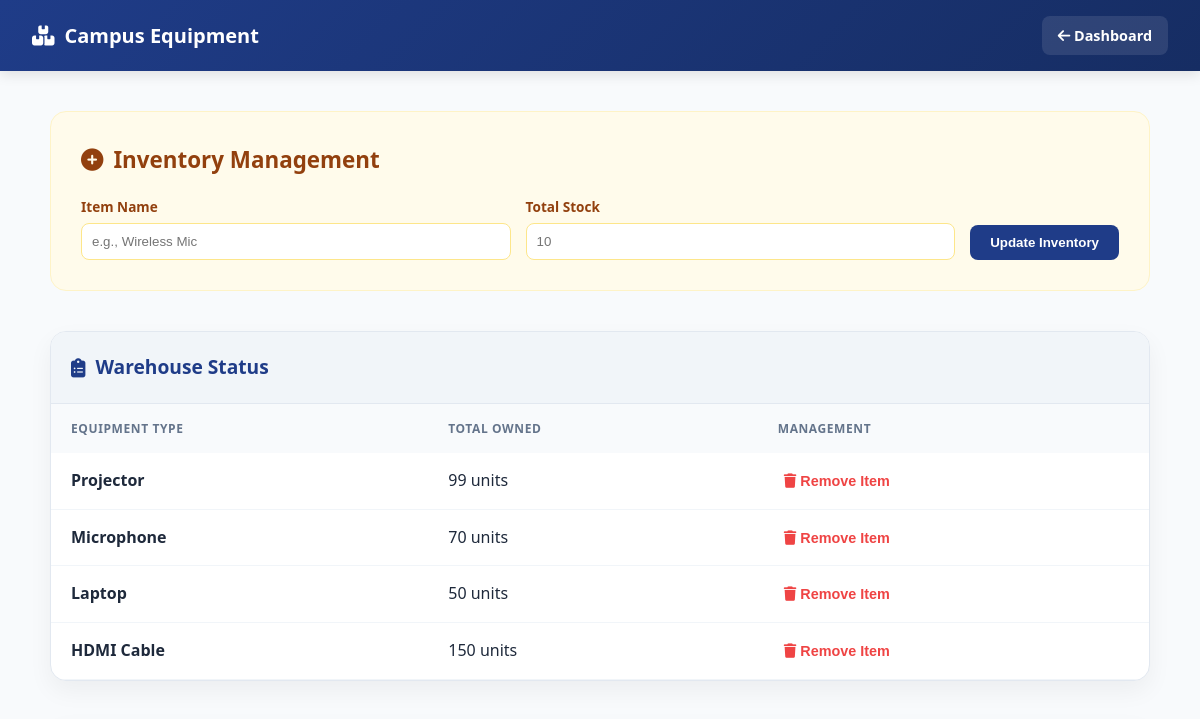
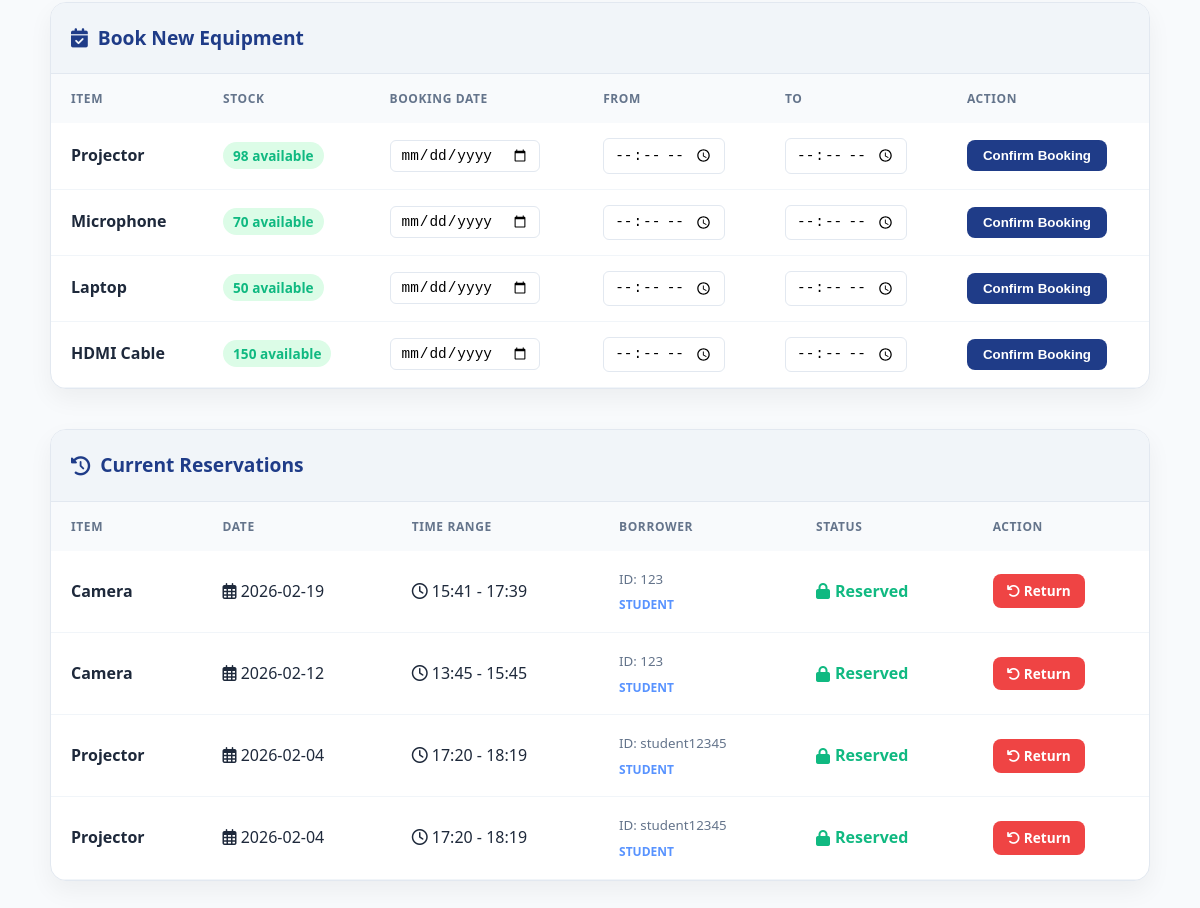
/equipment (signed in), run on an earlier commit of the app's database (2 pictures, top to bottom).
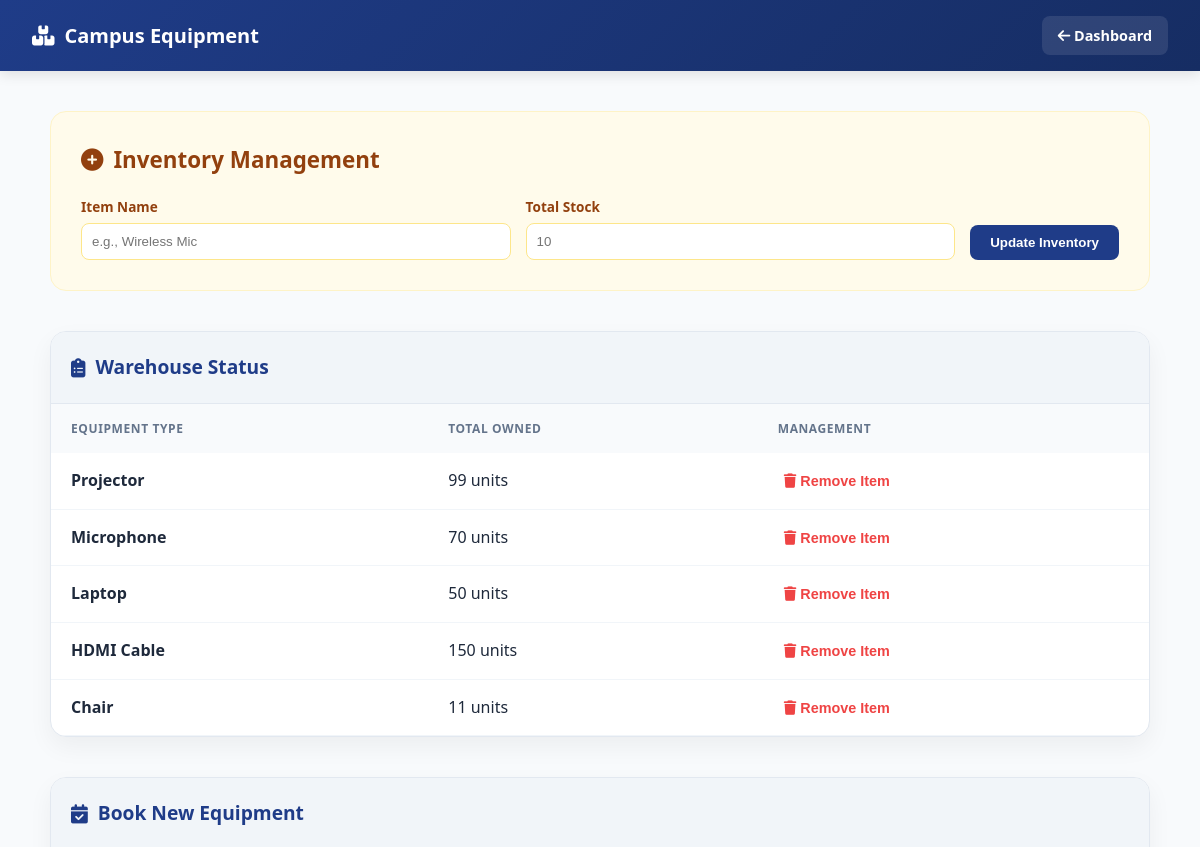
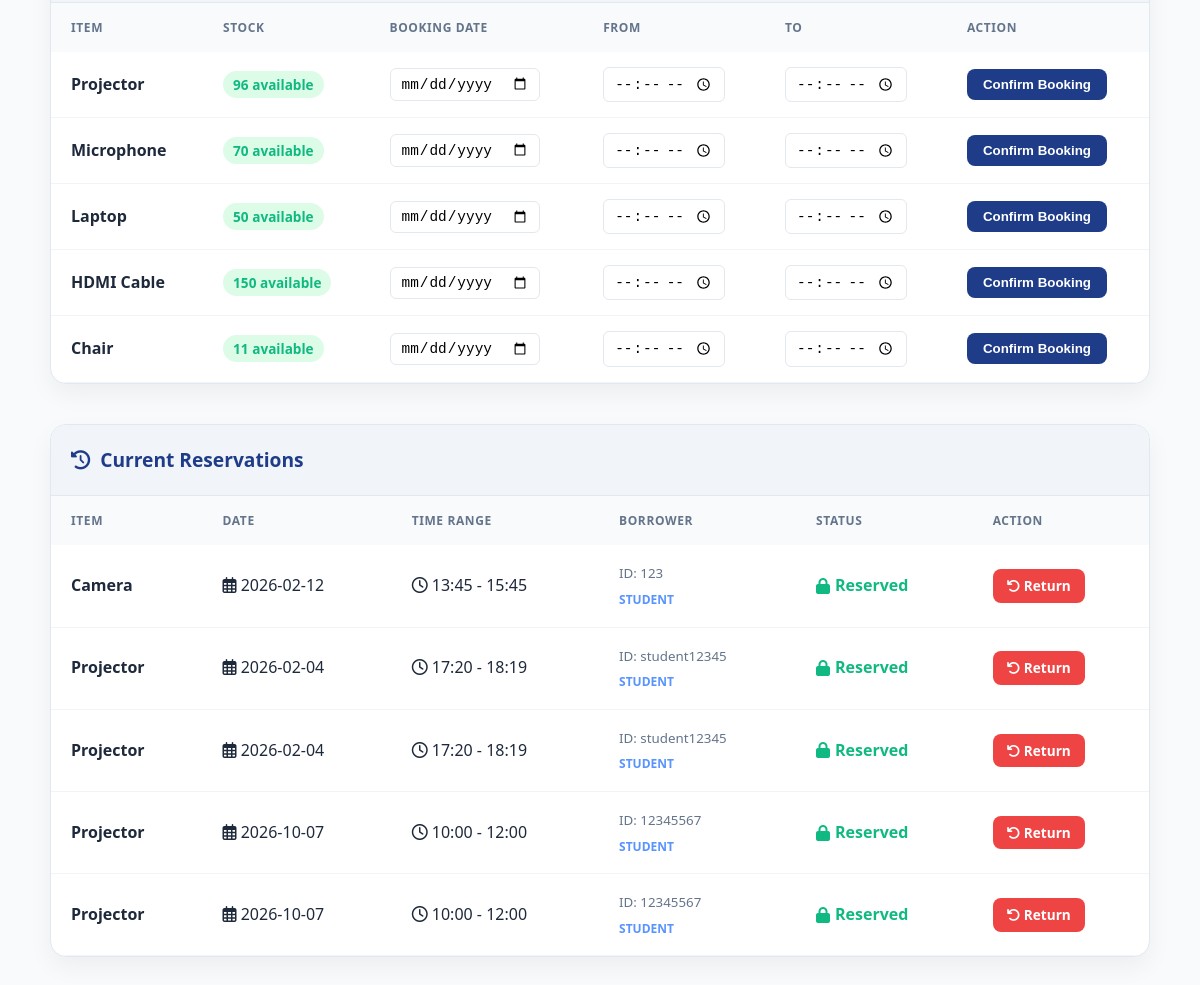
And on a later commit of the database (2 pictures, top to bottom).
### tables this page shows
CREATE TABLE equipment_inventory (
    id INTEGER PRIMARY KEY AUTOINCREMENT,
    equipment_name TEXT UNIQUE NOT NULL,
    total_quantity INTEGER NOT NULL
, available_quantity INTEGER DEFAULT 0);

CREATE TABLE equipment_bookings (
    id INTEGER PRIMARY KEY AUTOINCREMENT,
    equipment_name TEXT NOT NULL,
    booked_by TEXT NOT NULL,
    booking_date TEXT NOT NULL,
    start_time TEXT NOT NULL,  -- When they start
    end_time TEXT NOT NULL,    -- When they return it
    user_role TEXT NOT NULL,
    status TEXT DEFAULT 'Reserved'
);

### app.py (the view, shortened to what this page needs)
@app.route('/equipment', methods=['GET', 'POST'])
def equipment():
    if 'user_id' not in session:
        flash("Please login first", "danger")
        return redirect(url_for('student_login'))
    role = session.get('role')
    inventory = query_db(ADMIN_DB, "SELECT * FROM equipment_inventory")
    bookings = query_db(ADMIN_DB, "SELECT * FROM equipment_bookings")
    equipment_list = query_db(ADMIN_DB, """SELECT equipment_name, available_quantity FROM equipment_inventory""")
    return render_template(
        'equipment.html',
        bookings=bookings,
        inventory=inventory,
        equipment=equipment_list,
        role=role
    )
    if session.get('role') == 'lecturer':
        flash("Access Denied: Lecturers are not permitted to view or book equipment.", "danger")
        return redirect(url_for('dashboard'))
    bookings = query_db(ADMIN_DB, "SELECT * FROM equipment_bookings")
    return render_template('equipment.html', bookings=bookings)

### app.py (called while the page is built)
def query_db(db, query, args=(), one=False):
    conn = sqlite3.connect(db)
    conn.row_factory = sqlite3.Row
    cur = conn.cursor()
    cur.execute(query, args)
    conn.commit()
    result = cur.fetchall()
    conn.close()
    return result[0] if one and result else result

### templates/equipment.html (shortened to what this page needs)
<!DOCTYPE html>
<html lang="en">
<head>
    <link rel="stylesheet" href="https://cdnjs.cloudflare.com/ajax/libs/font-awesome/6.4.0/css/all.min.css">
</head>
<body>
<div class="navbar">
    <h3><i class="fas fa-boxes"></i> Campus Equipment</h3>
    <a href="{{ url_for('dashboard') }}"><i class="fas fa-arrow-left"></i> Dashboard</a>
</div>
<div class="container">
    {% if role == 'admin' %}
    <div class="admin-card">
        <h2><i class="fas fa-plus-circle"></i> Inventory Management</h2>
        <form method="POST" class="admin-form">
            <div class="form-group">
                <label>Item Name</label>
                <input type="text" name="equipment_name" placeholder="e.g., Wireless Mic" required>
            </div>
            <div class="form-group">
                <label>Total Stock</label>
                <input type="number" name="quantity" min="1" placeholder="10" required>
            </div>
            <button type="submit" class="add-btn">Update Inventory</button>
        </form>
    </div>
    {% endif %}
    <div class="section-card">
        <div class="card-header">
            <h2><i class="fas fa-clipboard-list"></i> Warehouse Status</h2>
        </div>
        <table>
            <thead>
                <tr>
                    <th>Equipment Type</th>
                    <th>Total Owned</th>
                    {% if role == 'admin' %}<th>Management</th>{% endif %}
                </tr>
            </thead>
            <tbody>
                {% for item in inventory %}
                <tr>
                    <td><strong>{{ item[1] }}</strong></td>
                    <td>{{ item[2] }} units</td>
                    {% if role == 'admin' %}
                    <td>
                        <form method="POST" style="display:inline;">
                            <button type="submit" name="delete_equipment" value="1" class="delete-btn">
                                <i class="fas fa-trash"></i> Remove Item
                            </button>
                        </form>
                    </td>
                    {% endif %}
                </tr>
                {% endfor %}
            </tbody>
        </table>
    </div>
    <div class="section-card">
        <div class="card-header">
            <h2><i class="fas fa-calendar-check"></i> Book New Equipment</h2>
        </div>
        <table>
            <thead>
                <tr>
                    <th>Item</th>
                    <th>Stock</th>
                    <th>Booking Date</th>
                    <th>From</th>
                    <th>To</th>
                    <th>Action</th>
                </tr>
            </thead>
            <tbody>
                {% for item in equipment %}
                <tr>
                    <form action="{{ url_for('book_equipment') }}" method="POST">
                        <td><strong>{{ item[0] }}</strong></td>
                        <td>
                            {% if item[1] > 0 %}
                                <span class="qty-badge qty-ok">{{ item[1] }} available</span>
                            {% else %}
                                <span class="qty-badge qty-low">Out of stock</span>
                            {% endif %}
                        </td>
                        <td><input type="date" name="date" required></td>
                        <td><input type="time" name="start_time" required></td>
                        <td><input type="time" name="end_time" required></td>
                        <td>
                            {% if item[1] > 0 %}
                            <button type="submit" class="book-btn">Confirm Booking</button>
                            {% else %}
                            <button disabled style="background:#cbd5e1; color:#64748b; border:none; padding:8px 16px; border-radius:8px; cursor:not-allowed;">Unavailable</button>
                            {% endif %}
                        </td>
                    </form>
                </tr>
                {% endfor %}
            </tbody>
        </table>
    </div>
    <div class="section-card">
        <div class="card-header">
            <h2><i class="fas fa-history"></i> Current Reservations</h2>
        </div>
        <table>
            <thead>
                <tr>
                    <th>Item</th>
                    <th>Date</th>
                    <th>Time Range</th>
                    <th>Borrower</th>
                    <th>Status</th>
                    <th>Action</th>
                </tr>
            </thead>
            <tbody>
                {% for booking in bookings %}
                <tr>
                    <td><strong>{{ booking[1] }}</strong></td>
                    <td><i class="far fa-calendar-alt"></i> {{ booking[3] }}</td>
                    <td><i class="far fa-clock"></i> {{ booking[4] }} - {{ booking[5] }}</td>
                    <td>
                        <small style="color:#64748b;">ID: {{ booking[2] }}</small><br>
                        <span style="font-size:0.75rem; font-weight:700; color:var(--secondary)">{{ booking[6]|upper }}</span>
                    </td>
                    <td><span class="status-reserved"><i class="fas fa-lock"></i> {{ booking[7] }}</span></td>
                    <td>
                        <a href="{{ url_for('return_equipment', booking_id=booking[0]) }}" class="return-btn">
                            <i class="fas fa-undo"></i> Return
                        </a>
                    </td>
                </tr>
                {% else %}
                <tr>
                    <td colspan="6" style="text-align: center; color: #94a3b8; padding: 40px;">No items currently checked out.</td>
                </tr>
                {% endfor %}
            </tbody>
        </table>
    </div>
</div>
</body>
</html>

### templates/equipment.html (style rules this page uses)
:root { --primary: #1f3c88; --secondary: #5893ff; --bg: #f8fafc; --text: #1e293b; --border: #e2e8f0; --success: #10b981; --danger: #ef4444; --warning: #f59e0b; }
body { font-family: 'Segoe UI', sans-serif; background-color: var(--bg); color: var(--text); margin: 0; line-height: 1.6; }
.navbar { background: linear-gradient(135deg, var(--primary) 0%, #162d63 100%); color: white; padding: 1rem 2rem; display: flex; justify-content: space-between; align-items: center; box-shadow: 0 4px 12px rgba(0,0,0,0.1); position: sticky; top: 0; z-index: 1000; }
.navbar h3 { margin: 0; font-size: 1.25rem; display: flex; align-items: center; gap: 10px; }
.navbar a { color: white; text-decoration: none; font-weight: 600; font-size: 0.9rem; padding: 8px 16px; background: rgba(255,255,255,0.1); border-radius: 8px; transition: all 0.3s ease; }
.container { max-width: 1100px; margin: 40px auto; padding: 0 20px 60px; }
.admin-card { background: #fffbeb; border: 1px solid #fef3c7; padding: 30px; border-radius: 16px; margin-bottom: 40px; }
.admin-card h2 { margin-top: 0; color: #92400e; font-size: 1.4rem; display: flex; align-items: center; gap: 10px; }
.admin-form { display: flex; gap: 15px; flex-wrap: wrap; align-items: flex-end; }
.form-group { display: flex; flex-direction: column; gap: 5px; flex: 1; min-width: 200px; }
.form-group label { font-size: 0.85rem; font-weight: 700; color: #92400e; }
.admin-form input { padding: 10px; border: 1px solid #fde68a; border-radius: 8px; outline: none; }
.add-btn { background-color: var(--primary); color: white; padding: 10px 20px; border: none; border-radius: 8px; font-weight: 700; cursor: pointer; transition: background 0.3s; }
.section-card { background: white; border-radius: 16px; box-shadow: 0 10px 25px rgba(0,0,0,0.05); border: 1px solid var(--border); overflow: hidden; margin-bottom: 40px; }
.card-header { padding: 20px; background: #f1f5f9; border-bottom: 1px solid var(--border); }
.card-header h2 { margin: 0; font-size: 1.2rem; color: var(--primary); display: flex; align-items: center; gap: 10px; }
table { width: 100%; border-collapse: collapse; }
th { text-align: left; padding: 15px 20px; background: #f8fafc; color: #64748b; font-size: 0.75rem; text-transform: uppercase; letter-spacing: 0.05em; }
td { padding: 15px 20px; border-bottom: 1px solid #f1f5f9; vertical-align: middle; }
table input { padding: 6px 10px; border: 1px solid var(--border); border-radius: 6px; font-size: 0.9rem; }
.book-btn { background: var(--primary); color: white; border: none; padding: 8px 16px; border-radius: 8px; font-weight: 700; cursor: pointer; }
.delete-btn { background: none; color: var(--danger); border: none; cursor: pointer; font-size: 0.9rem; font-weight: 600; }
.return-btn { background-color: var(--danger); color: white; border: none; padding: 6px 14px; border-radius: 8px; font-weight: 700; cursor: pointer; text-decoration: none; display: inline-block; font-size: 0.85rem; }
.qty-badge { padding: 4px 10px; border-radius: 20px; font-weight: 800; font-size: 0.85rem; }
.qty-ok { background: #dcfce7; color: var(--success); }
.status-reserved { color: var(--success); font-weight: 700; display: flex; align-items: center; gap: 5px; }

What changed in the data, as far as the page shows it:
removed equipment_bookings: equipment_name "Camera", booking_date "2026-02-19", start_time "15:41", end_time "17:39", booked_by "123", user_role "STUDENT", status "Reserved"
changed equipment_inventory "Projector": available_quantity "98" → "96"
added equipment_inventory: equipment_name "Chair", total_quantity "11", available_quantity "11", shows "Confirm Booking"
added equipment_bookings: equipment_name "Projector", booking_date "2026-10-07", start_time "10:00", end_time "12:00", booked_by "12345567", user_role "STUDENT", status "Reserved"
added equipment_bookings: equipment_name "Projector", booking_date "2026-10-07", start_time "10:00", end_time "12:00", booked_by "12345567", user_role "STUDENT", status "Reserved"
